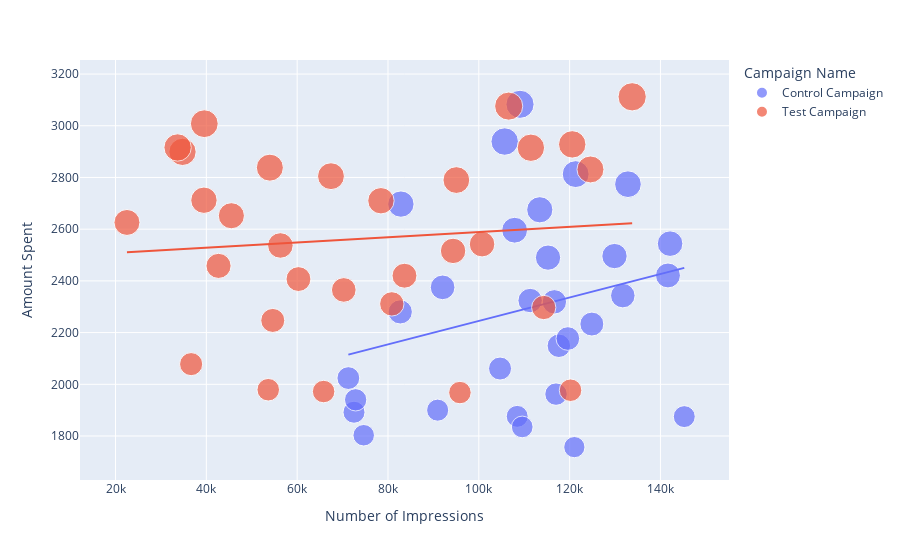

The code cell stored with this chart in its notebook:
### Markdown cell above
### Analyzing the relationship between the number of impressions we got from both campaigns and the amount spent on both campaigns

### Code cell
figure = px.scatter(data_frame = ab_data,
                   x='Number of Impressions',
                    y='Amount Spent',
                    size='Amount Spent',
                    color= 'Campaign Name',
                    trendline='ols'  #  Ordinary Least Squares regression 
                   )
figure.show()

### Figure 1 — Plotly figure (JSON) as saved in the notebook; plotly's stock layout.template omitted (floating-point values rounded to 4 significant figures)
{"data": [{"hovertemplate": "Campaign Name=Control Campaign<br>Number of Impressions=%{x}<br>Amount Spent=%{marker.size}<extra></extra>", "legendgroup": "Control Campaign", "marker": {"color": "#636efa", "size": [2280, 2149, 2490, 2319, 2697, 1875, 2774, 2024, 2177, 1876, 2596, 1757, 2675, 1803, 2939, 2496, 1892, 1962, 2233, 2061, 2421, 2375, 2343, 2324, 1940, 1835, 3083, 2544, 1900, 2813], "sizemode": "area", "sizeref": 7.78, "symbol": "circle"}, "mode": "markers", "name": "Control Campaign", "orientation": "v", "showlegend": true, "type": "scatter", "x": [82702, 117624, 115247, 116639, 82847, 145248, 132845, 71274, 119612, 108452, 107890, 121040, 113430, 74654, 105705, 129880, 72515, 117006, 124897, 104678, 141654, 92029, 131711, 111306, 72878, 109600.0, 109076, 142123, 90939, 121332], "xaxis": "x", "y": [2280, 2149, 2490, 2319, 2697, 1875, 2774, 2024, 2177, 1876, 2596, 1757, 2675, 1803, 2939, 2496, 1892, 1962, 2233, 2061, 2421, 2375, 2343, 2324, 1940, 1835, 3083, 2544, 1900, 2813], "yaxis": "y"}, {"hovertemplate": "<b>OLS trendline</b><br>Amount Spent = 0.00453629 * Number of Impressions + 1791.44<br>R<sup>2</sup>=0.069265<br><br>Campaign Name=Control Campaign<br>Number of Impressions=%{x}<br>Amount Spent=%{y} <b>(trend)</b><extra></extra>", "legendgroup": "Control Campaign", "marker": {"color": "#636efa", "symbol": "circle"}, "mode": "lines", "name": "Control Campaign", "showlegend": false, "type": "scatter", "x": [71274, 72515, 72878, 74654, 82702, 82847, 90939, 92029, 104678, 105705, 107890, 108452, 109076, 109600.0, 111306, 113430, 115247, 116639, 117006, 117624, 119612, 121040, 121332, 124897, 129880, 131711, 132845, 141654, 142123, 145248], "xaxis": "x", "y": [2115.0, 2120.0, 2122.0, 2130.0, 2167.0, 2167.0, 2204.0, 2209.0, 2266.0, 2271.0, 2281.0, 2283.0, 2286.0, 2288.0, 2296.0, 2306.0, 2314.0, 2321.0, 2322.0, 2325.0, 2334.0, 2341.0, 2342.0, 2358.0, 2381.0, 2389.0, 2394.0, 2434.0, 2436.0, 2450.0], "yaxis": "y"}, {"hovertemplate": "Campaign Name=Test Campaign<br>Number of Impressions=%{x}<br>Amount Spent=%{marker.size}<extra></extra>", "legendgroup": "Test Campaign", "marker": {"color": "#EF553B", "size": [3008, 2790, 2420, 2831, 1972, 2537, 2516, 3076, 1968, 1979, 2626, 2542, 2712, 3112, 2899, 2407, 2078, 2928, 2311, 2915, 2247, 2805, 2365, 1977, 2710, 2297, 2458, 2838, 2916, 2652], "sizemode": "area", "sizeref": 7.78, "symbol": "circle"}, "mode": "markers", "name": "Test Campaign", "orientation": "v", "showlegend": true, "type": "scatter", "x": [39550, 95054, 83633, 124591, 65827, 56304, 94338, 106584, 95843, 53632, 22521, 100719, 39470, 133771, 34752, 60286, 36650, 120576, 80841, 111469, 54627, 67444, 70263, 120203, 78451, 114295, 42684, 53986, 33669, 45511], "xaxis": "x", "y": [3008, 2790, 2420, 2831, 1972, 2537, 2516, 3076, 1968, 1979, 2626, 2542, 2712, 3112, 2899, 2407, 2078, 2928, 2311, 2915, 2247, 2805, 2365, 1977, 2710, 2297, 2458, 2838, 2916, 2652], "yaxis": "y"}, {"hovertemplate": "<b>OLS trendline</b><br>Amount Spent = 0.00100671 * Number of Impressions + 2487.98<br>R<sup>2</sup>=0.008600<br><br>Campaign Name=Test Campaign<br>Number of Impressions=%{x}<br>Amount Spent=%{y} <b>(trend)</b><extra></extra>", "legendgroup": "Test Campaign", "marker": {"color": "#EF553B", "symbol": "circle"}, "mode": "lines", "name": "Test Campaign", "showlegend": false, "type": "scatter", "x": [22521, 33669, 34752, 36650, 39470, 39550, 42684, 45511, 53632, 53986, 54627, 56304, 60286, 65827, 67444, 70263, 78451, 80841, 83633, 94338, 95054, 95843, 100719, 106584, 111469, 114295, 120203, 120576, 124591, 133771], "xaxis": "x", "y": [2511.0, 2522.0, 2523.0, 2525.0, 2528.0, 2528.0, 2531.0, 2534.0, 2542.0, 2542.0, 2543.0, 2545.0, 2549.0, 2554.0, 2556.0, 2559.0, 2567.0, 2569.0, 2572.0, 2583.0, 2584.0, 2584.0, 2589.0, 2595.0, 2600.0, 2603.0, 2609.0, 2609.0, 2613.0, 2623.0], "yaxis": "y"}], "layout": {"legend": {"itemsizing": "constant", "title": {"text": "Campaign Name"}, "tracegroupgap": 0}, "margin": {"t": 60}, "xaxis": {"anchor": "y", "domain": [0, 1], "title": {"text": "Number of Impressions"}}, "yaxis": {"anchor": "x", "domain": [0, 1], "title": {"text": "Amount Spent"}}}}
